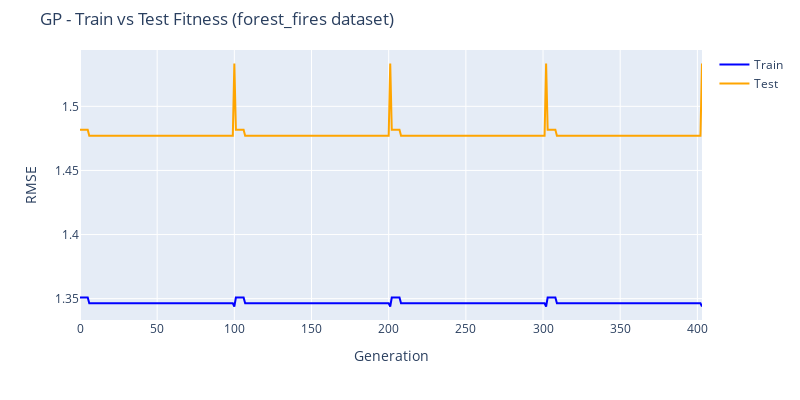

Notebook code cell kept with this figure:
### Code cell
import sys
import os
sys.path.append(os.path.abspath(r'C:\Users\Formando\PycharmProjects\slim'))
from slim_gsgp.utils.graphic import build_graphic

log_path = "./log/gp_forest_fires.csv"
dataset_name = "forest_fires"
build_graphic(log_path, dataset_name)

### Figure 1 — Plotly figure (JSON) as saved in the notebook; plotly's stock layout.template omitted (floating-point values rounded to 4 significant figures; data arrays with more than 128 entries replaced by an {"elided": "..."} marker saying what was removed)
{"data": [{"line": {"color": "blue"}, "mode": "lines", "name": "Train", "type": "scatter", "y": {"elided": "404 float values"}}, {"line": {"color": "orange"}, "mode": "lines", "name": "Test", "type": "scatter", "y": {"elided": "404 float values"}}], "layout": {"height": 400, "margin": {"t": 50}, "title": {"text": "GP - Train vs Test Fitness (forest_fires dataset)"}, "width": 800, "xaxis": {"title": {"text": "Generation"}}, "yaxis": {"range": [0, null], "title": {"text": "RMSE"}}}}
